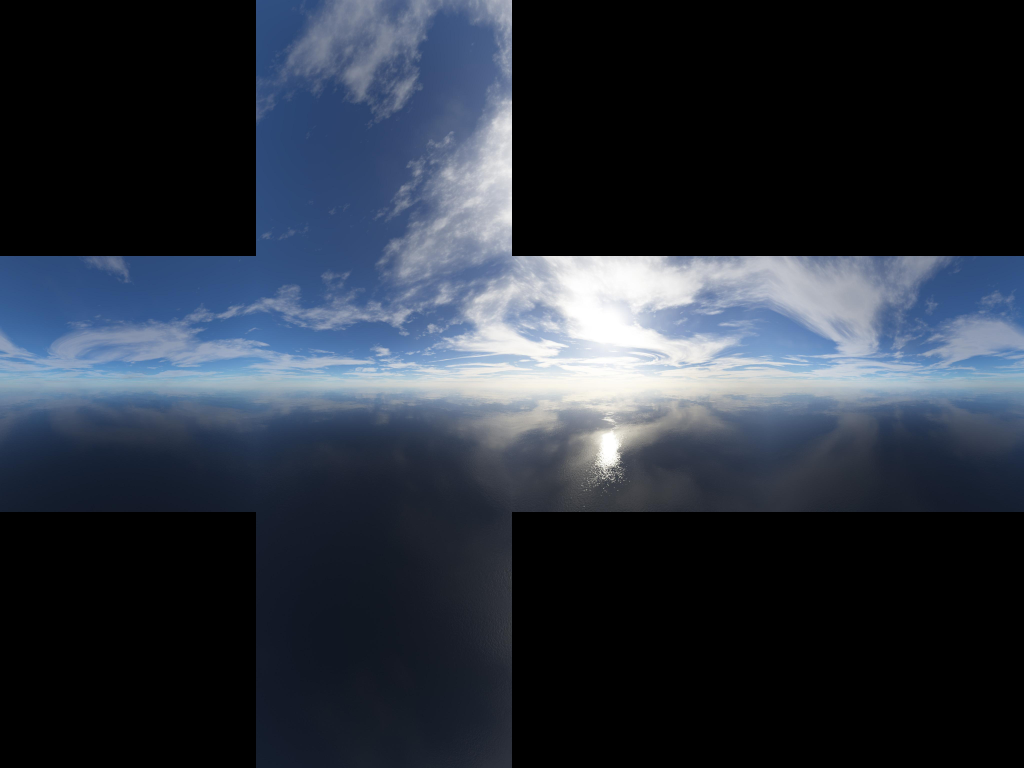
#> input picture resources/skybox_texture.jpg, 4096 x 3072 px (shown at 1/4 size)
$ python crop.py
#> lines starting #> are read from the running program, lines starting #| are printed output that depends on the picture
from PIL import Image

def crop_cube_faces(input_image_path, output_dir, face_size):
    """
    Crops a flattened cube texture into individual face images.

    Parameters:
        input_image_path (str): Path to the input image containing the flattened cube texture.
        output_dir (str): Directory where the cropped face images will be saved.
        face_size (int): The size (width and height) of each face in pixels.
    """
#> called with input_image_path = 'skybox_texture.jpg', output_dir = '.', face_size = 1024
    # Open the input image
    img = Image.open(input_image_path)
#> img is the input picture: PIL image 4096x3072 RGB; mean R, G, B 42.8, 49.9, 61.4

    # Define the positions of each face in a 4x3 cube map layout
    # Order: front, back, left, right, top, bottom
    face_positions = {
        "front": (1, 1),
        "back": (3, 1),
        "left": (0, 1),
        "right": (2, 1),
        "top": (1, 0),
        "bottom": (1, 2),
    }

    # Crop and save each face
    for face_name, (col, row) in face_positions.items():
        left = col * face_size
        top = row * face_size
        right = left + face_size
        bottom = top + face_size

        # Crop the face
        face_image = img.crop((left, top, right, bottom))

        # Save the cropped face
        output_path = f"{output_dir}/{face_name}.jpg"
        face_image.save(output_path)
        print(f"Saved {face_name} face to {output_path}")
#> this loop made 6 passes
#> pass 1, in crop_cube_faces, `face_image = img.crop((left, top, right, bottom))`:
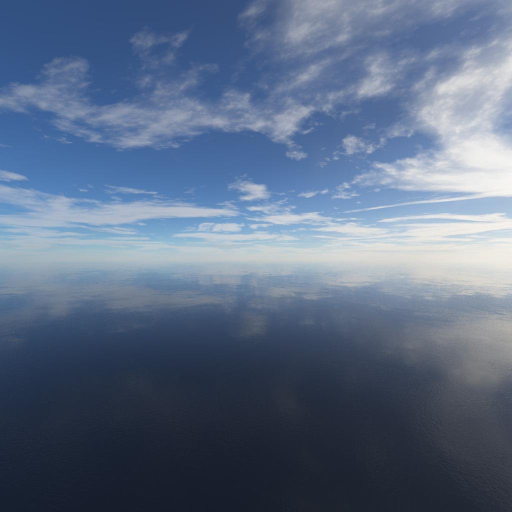
#> face_image: PIL image 1024x1024 RGB (shown at 1/2 size); mean R, G, B 92.6, 108.7, 133.7
#> pass 2, in crop_cube_faces, `face_image = img.crop((left, top, right, bottom))`:
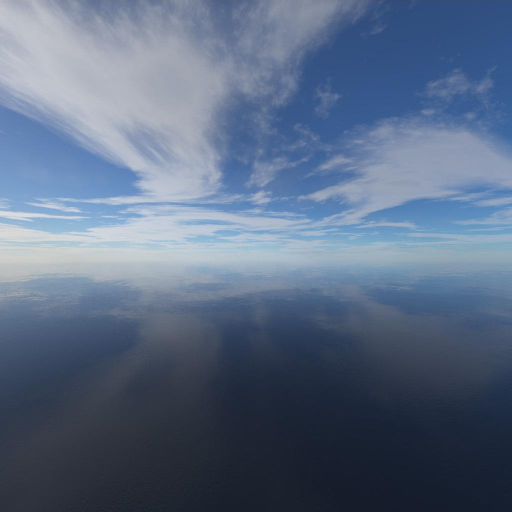
#> face_image: PIL image 1024x1024 RGB (shown at 1/2 size); mean R, G, B 91.6, 107.9, 132.6
#> pass 3, in crop_cube_faces, `face_image = img.crop((left, top, right, bottom))`:
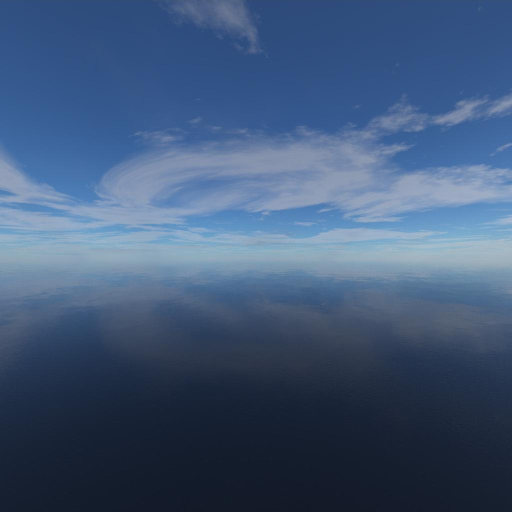
#> face_image: PIL image 1024x1024 RGB (shown at 1/2 size); mean R, G, B 65.5, 88.3, 120.9
#> after the loop:
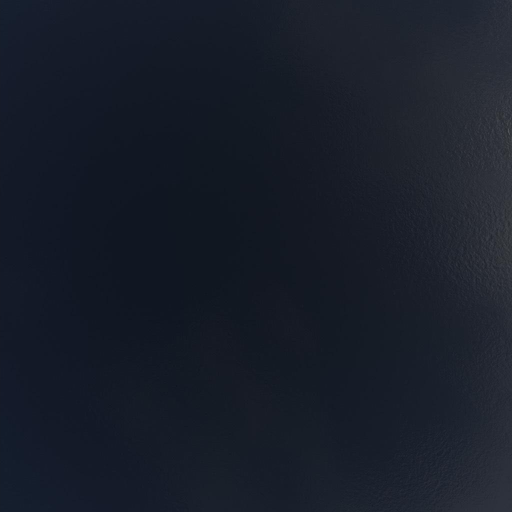
#> face_image: PIL image 1024x1024 RGB (shown at 1/2 size); mean R, G, B 23.9, 29.4, 41.1

# Example usage
if __name__ == "__main__":
    input_image_path = "skybox_texture.jpg"  # Path to your input image
    output_dir = "."  # Directory to save the cropped faces
    face_size = 1024  # Adjust based on the size of each face in your texture

    crop_cube_faces(input_image_path, output_dir, face_size)
